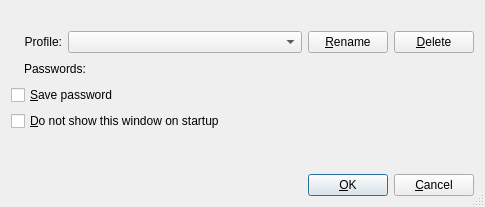
<ui version="4.0" >
 <class>LoginDialogBase</class>
 <widget class="QDialog" name="LoginDialogBase" >
  <property name="geometry" >
   <rect>
    <x>0</x>
    <y>0</y>
    <width>485</width>
    <height>207</height>
   </rect>
  </property>
  <property name="windowTitle" >
   <string>Login</string>
  </property>
  <property name="sizeGripEnabled" >
   <bool>true</bool>
  </property>
  <layout class="QGridLayout" >
   <property name="margin" >
    <number>11</number>
   </property>
   <property name="spacing" >
    <number>6</number>
   </property>
   <item row="0" column="0" >
    <widget class="QLabel" name="lblMessage" >
     <property name="font" >
      <font>
       <weight>75</weight>
       <bold>true</bold>
      </font>
     </property>
     <property name="text" >
      <string/>
     </property>
     <property name="alignment" >
      <set>Qt::AlignCenter</set>
     </property>
     <property name="wordWrap" >
      <bool>false</bool>
     </property>
    </widget>
   </item>
   <item row="2" column="0" >
    <widget class="QCheckBox" name="chkSave" >
     <property name="text" >
      <string>&amp;Save password</string>
     </property>
    </widget>
   </item>
   <item row="3" column="0" >
    <widget class="QCheckBox" name="chkNoShow" >
     <property name="text" >
      <string>&amp;Do not show this window on startup</string>
     </property>
    </widget>
   </item>
   <item row="4" column="0" >
    <spacer>
     <property name="orientation" >
      <enum>Qt::Vertical</enum>
     </property>
     <property name="sizeType" >
      <enum>QSizePolicy::Expanding</enum>
     </property>
     <property name="sizeHint" >
      <size>
       <width>20</width>
       <height>20</height>
      </size>
     </property>
    </spacer>
   </item>
   <item row="5" column="0" >
    <layout class="QHBoxLayout" >
     <property name="margin" >
      <number>0</number>
     </property>
     <property name="spacing" >
      <number>6</number>
     </property>
     <item>
      <spacer>
       <property name="orientation" >
        <enum>Qt::Horizontal</enum>
       </property>
       <property name="sizeType" >
        <enum>QSizePolicy::Expanding</enum>
       </property>
       <property name="sizeHint" >
        <size>
         <width>20</width>
         <height>20</height>
        </size>
       </property>
      </spacer>
     </item>
     <item>
      <widget class="QPushButton" name="buttonOk" >
       <property name="text" >
        <string>&amp;OK</string>
       </property>
       <property name="autoDefault" >
        <bool>true</bool>
       </property>
       <property name="default" >
        <bool>true</bool>
       </property>
      </widget>
     </item>
     <item>
      <widget class="QPushButton" name="buttonCancel" >
       <property name="text" >
        <string>&amp;Cancel</string>
       </property>
       <property name="autoDefault" >
        <bool>true</bool>
       </property>
      </widget>
     </item>
    </layout>
   </item>
   <item row="1" column="0" >
    <layout class="QGridLayout" >
     <property name="margin" >
      <number>0</number>
     </property>
     <property name="spacing" >
      <number>6</number>
     </property>
     <item row="0" column="0" >
      <widget class="QLabel" name="TextLabel1" >
       <property name="text" >
        <string/>
       </property>
       <property name="wordWrap" >
        <bool>false</bool>
       </property>
      </widget>
     </item>
     <item row="1" column="1" >
      <widget class="QLabel" name="lblPasswd" >
       <property name="text" >
        <string>Passwords:</string>
       </property>
       <property name="alignment" >
        <set>Qt::AlignLeading|Qt::AlignLeft|Qt::AlignVCenter</set>
       </property>
       <property name="wordWrap" >
        <bool>false</bool>
       </property>
      </widget>
     </item>
     <item row="0" column="1" colspan="2" >
      <layout class="QHBoxLayout" >
       <property name="margin" >
        <number>0</number>
       </property>
       <property name="spacing" >
        <number>6</number>
       </property>
       <item>
        <widget class="QLabel" name="lblProfile" >
         <property name="text" >
          <string>Profile:</string>
         </property>
         <property name="alignment" >
          <set>Qt::AlignRight|Qt::AlignTrailing|Qt::AlignVCenter</set>
         </property>
         <property name="wordWrap" >
          <bool>false</bool>
         </property>
        </widget>
       </item>
       <item>
        <widget class="QComboBox" name="cmbProfile" >
         <property name="sizePolicy" >
          <sizepolicy>
           <hsizetype>7</hsizetype>
           <vsizetype>0</vsizetype>
           <horstretch>0</horstretch>
           <verstretch>0</verstretch>
          </sizepolicy>
         </property>
        </widget>
       </item>
       <item>
        <widget class="QPushButton" name="btnRename" >
         <property name="text" >
          <string>&amp;Rename</string>
         </property>
        </widget>
       </item>
       <item>
        <widget class="QPushButton" name="btnDelete" >
         <property name="text" >
          <string>&amp;Delete</string>
         </property>
        </widget>
       </item>
      </layout>
     </item>
     <item row="1" column="2" >
      <spacer>
       <property name="orientation" >
        <enum>Qt::Horizontal</enum>
       </property>
       <property name="sizeType" >
        <enum>QSizePolicy::Expanding</enum>
       </property>
       <property name="sizeHint" >
        <size>
         <width>20</width>
         <height>20</height>
        </size>
       </property>
      </spacer>
     </item>
    </layout>
   </item>
  </layout>
 </widget>
 <pixmapfunction>qPixmapFromMimeSource</pixmapfunction>
 <tabstops>
  <tabstop>cmbProfile</tabstop>
  <tabstop>btnDelete</tabstop>
  <tabstop>chkSave</tabstop>
  <tabstop>chkNoShow</tabstop>
  <tabstop>buttonOk</tabstop>
  <tabstop>buttonCancel</tabstop>
 </tabstops>
 <resources/>
 <connections/>
</ui>
